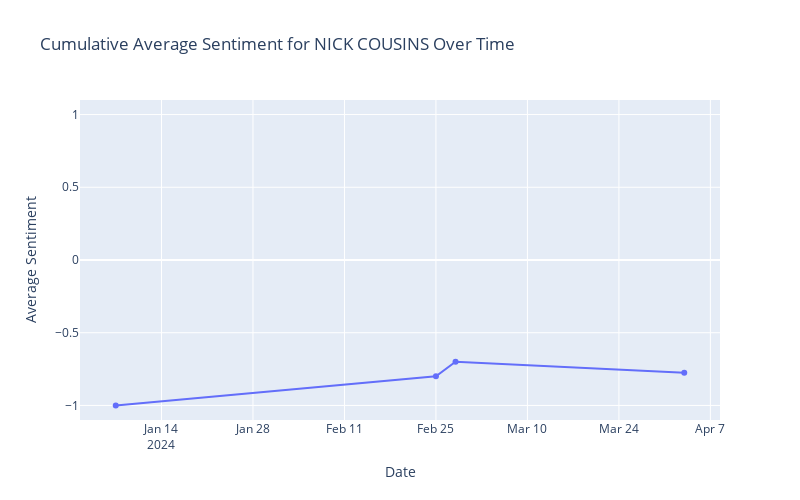

The notebook cell this image was saved under:
### Code cell
cousins_df = df.query('mentioned_players == "Nick Cousins"').copy()
cousins_df['created_date'] = pd.to_datetime(cousins_df['created_date'])
cousins_df = cousins_df.sort_values('created_date')

daily_avg_sentiment = cousins_df.groupby('created_date')['sentiment_result'].mean().reset_index()
daily_avg_sentiment['cumulative_moving_avg'] = daily_avg_sentiment['sentiment_result'].expanding().mean()

fig = px.line(
    daily_avg_sentiment,
    x='created_date',
    y='cumulative_moving_avg',
    title='Cumulative Average Sentiment for NICK COUSINS Over Time'
)
fig.update_traces(mode='lines+markers')
fig.update_layout(xaxis_title='Date', yaxis_title='Average Sentiment', width=800, height=500)
fig.update_yaxes(range=[-1.1, 1.1])
fig.show()

### Figure 1 — Plotly figure (JSON) as saved in the notebook; plotly's stock layout.template omitted (floating-point values rounded to 4 significant figures)
{"data": [{"hovertemplate": "created_date=%{x}<br>cumulative_moving_avg=%{y}<extra></extra>", "legendgroup": "", "line": {"color": "#636efa", "dash": "solid"}, "marker": {"symbol": "circle"}, "mode": "lines+markers", "name": "", "orientation": "v", "showlegend": false, "type": "scatter", "x": ["2024-01-07T00:00:00", "2024-02-25T00:00:00", "2024-02-28T00:00:00", "2024-04-03T00:00:00"], "xaxis": "x", "y": [-1, -0.8, -0.7, -0.775], "yaxis": "y"}], "layout": {"height": 500, "legend": {"tracegroupgap": 0}, "title": {"text": "Cumulative Average Sentiment for NICK COUSINS Over Time"}, "width": 800, "xaxis": {"anchor": "y", "domain": [0, 1], "title": {"text": "Date"}}, "yaxis": {"anchor": "x", "domain": [0, 1], "range": [-1.1, 1.1], "title": {"text": "Average Sentiment"}}}}
